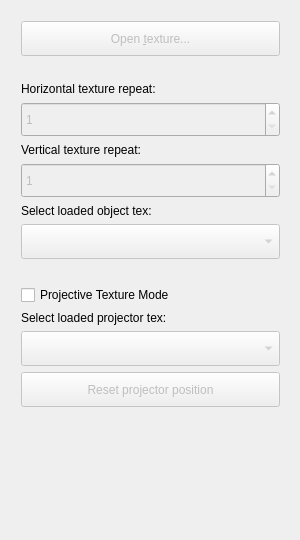
       <widget class="QWidget" name="textureTab">
        <attribute name="title">
         <string>Textures</string>
        </attribute>
        <widget class="QWidget" name="verticalLayoutWidget_7">
         <property name="geometry">
          <rect>
           <x>10</x>
           <y>10</y>
           <width>281</width>
           <height>521</height>
          </rect>
         </property>
         <layout class="QVBoxLayout" name="submenuCountainer_2" stretch="0,0,0,0,0,0,0,0,0,0,0,0,0,0">
          <property name="margin">
           <number>11</number>
          </property>
          <item>
           <widget class="QPushButton" name="openTextureButton">
            <property name="enabled">
             <bool>false</bool>
            </property>
            <property name="sizePolicy">
             <sizepolicy hsizetype="Minimum" vsizetype="Minimum">
              <horstretch>0</horstretch>
              <verstretch>0</verstretch>
             </sizepolicy>
            </property>
            <property name="minimumSize">
             <size>
              <width>0</width>
              <height>35</height>
             </size>
            </property>
            <property name="cursor">
             <cursorShape>PointingHandCursor</cursorShape>
            </property>
            <property name="text">
             <string>Open &amp;texture...</string>
            </property>
           </widget>
          </item>
          <item>
           <spacer name="verticalSpacer_4">
            <property name="orientation">
             <enum>Qt::Vertical</enum>
            </property>
            <property name="sizeType">
             <enum>QSizePolicy::Minimum</enum>
            </property>
            <property name="sizeHint" stdset="0">
             <size>
              <width>20</width>
              <height>20</height>
             </size>
            </property>
           </spacer>
          </item>
          <item>
           <widget class="QLabel" name="horizontalWrapLabel">
            <property name="text">
             <string>Horizontal texture repeat:</string>
            </property>
           </widget>
          </item>
          <item>
           <widget class="QSpinBox" name="horizontalWrapSpin">
            <property name="enabled">
             <bool>false</bool>
            </property>
            <property name="minimumSize">
             <size>
              <width>0</width>
              <height>35</height>
             </size>
            </property>
            <property name="cursor">
             <cursorShape>PointingHandCursor</cursorShape>
            </property>
            <property name="minimum">
             <number>1</number>
            </property>
            <property name="maximum">
             <number>20</number>
            </property>
           </widget>
          </item>
          <item>
           <widget class="QLabel" name="verticalWrapLabel">
            <property name="text">
             <string>Vertical texture repeat:</string>
            </property>
           </widget>
          </item>
          <item>
           <widget class="QSpinBox" name="verticalWrapSpin">
            <property name="enabled">
             <bool>false</bool>
            </property>
            <property name="minimumSize">
             <size>
              <width>0</width>
              <height>35</height>
             </size>
            </property>
            <property name="cursor">
             <cursorShape>PointingHandCursor</cursorShape>
            </property>
            <property name="minimum">
             <number>1</number>
            </property>
            <property name="maximum">
             <number>20</number>
            </property>
           </widget>
          </item>
          <item>
           <widget class="QLabel" name="selectLoadedTextureLabel">
            <property name="text">
             <string>Select loaded object tex:</string>
            </property>
           </widget>
          </item>
          <item>
           <widget class="QTexturesList" name="loadedTexturesList">
            <property name="enabled">
             <bool>false</bool>
            </property>
            <property name="minimumSize">
             <size>
              <width>0</width>
              <height>35</height>
             </size>
            </property>
            <property name="toolTip">
             <string>Adapted QTexturesList</string>
            </property>
           </widget>
          </item>
          <item>
           <spacer name="verticalSpacer_5">
            <property name="orientation">
             <enum>Qt::Vertical</enum>
            </property>
            <property name="sizeType">
             <enum>QSizePolicy::Minimum</enum>
            </property>
            <property name="sizeHint" stdset="0">
             <size>
              <width>20</width>
              <height>20</height>
             </size>
            </property>
           </spacer>
          </item>
          <item>
           <widget class="QCheckBox" name="projectiveMappingBox">
            <property name="enabled">
             <bool>true</bool>
            </property>
            <property name="cursor">
             <cursorShape>PointingHandCursor</cursorShape>
            </property>
            <property name="text">
             <string>Projective Texture Mode</string>
            </property>
           </widget>
          </item>
          <item>
           <widget class="QLabel" name="selectLoadedProjectorTextureLabel">
            <property name="text">
             <string>Select loaded projector tex:</string>
            </property>
           </widget>
          </item>
          <item>
           <widget class="QTexturesList" name="loadedProjectorTexturesList">
            <property name="enabled">
             <bool>false</bool>
            </property>
            <property name="minimumSize">
             <size>
              <width>0</width>
              <height>35</height>
             </size>
            </property>
            <property name="cursor">
             <cursorShape>PointingHandCursor</cursorShape>
            </property>
            <property name="toolTip">
             <string>Adapted QTexturesList</string>
            </property>
           </widget>
          </item>
          <item>
           <widget class="QPushButton" name="resetProjectorButton">
            <property name="enabled">
             <bool>false</bool>
            </property>
            <property name="minimumSize">
             <size>
              <width>0</width>
              <height>35</height>
             </size>
            </property>
            <property name="cursor">
             <cursorShape>PointingHandCursor</cursorShape>
            </property>
            <property name="text">
             <string>Reset projector position</string>
            </property>
           </widget>
          </item>
          <item>
           <spacer name="verticalSpacer_3">
            <property name="orientation">
             <enum>Qt::Vertical</enum>
            </property>
            <property name="sizeHint" stdset="0">
             <size>
              <width>20</width>
              <height>365</height>
             </size>
            </property>
           </spacer>
          </item>
         </layout>
        </widget>
       </widget>
